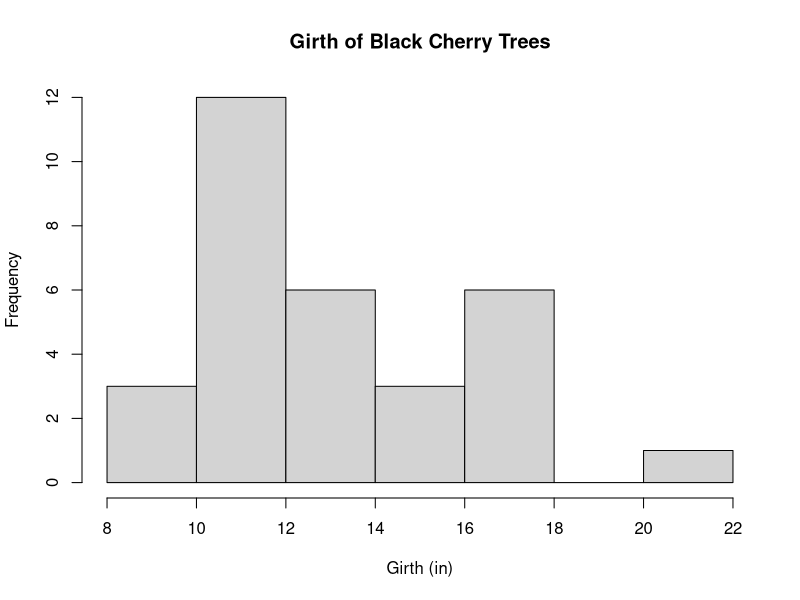
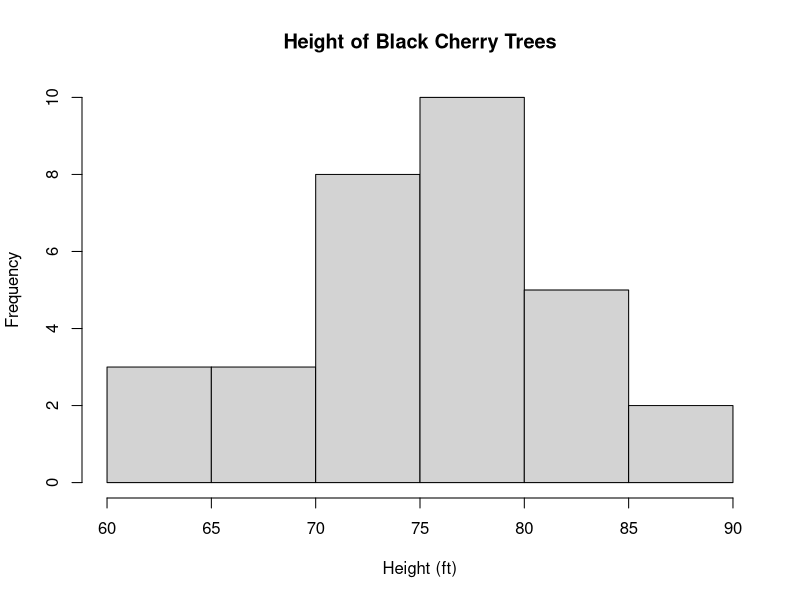
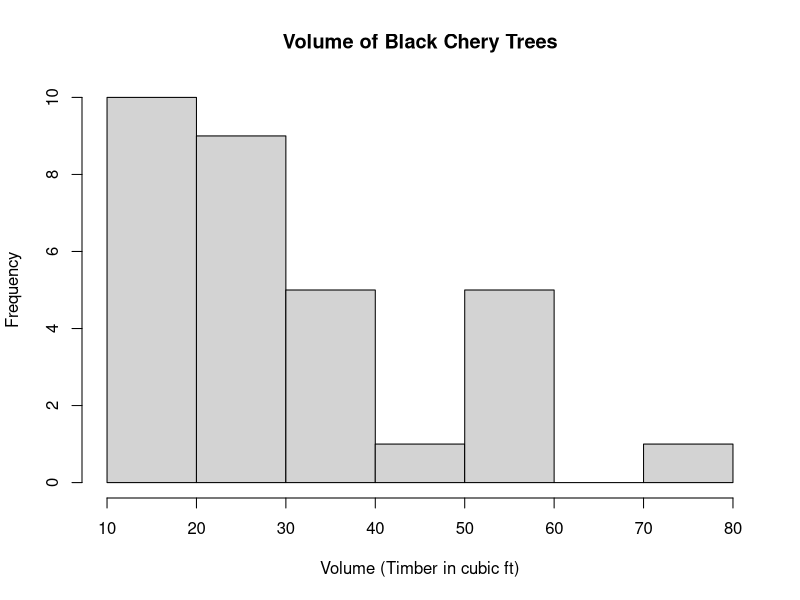
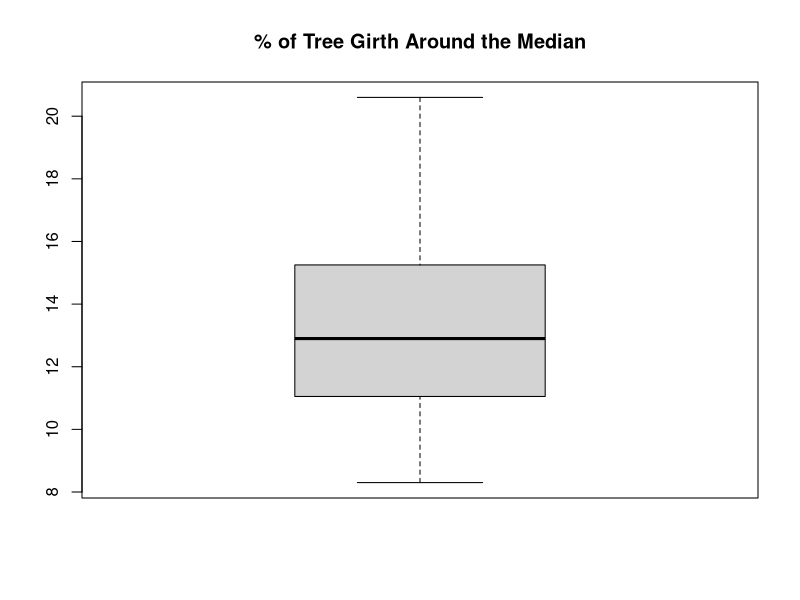
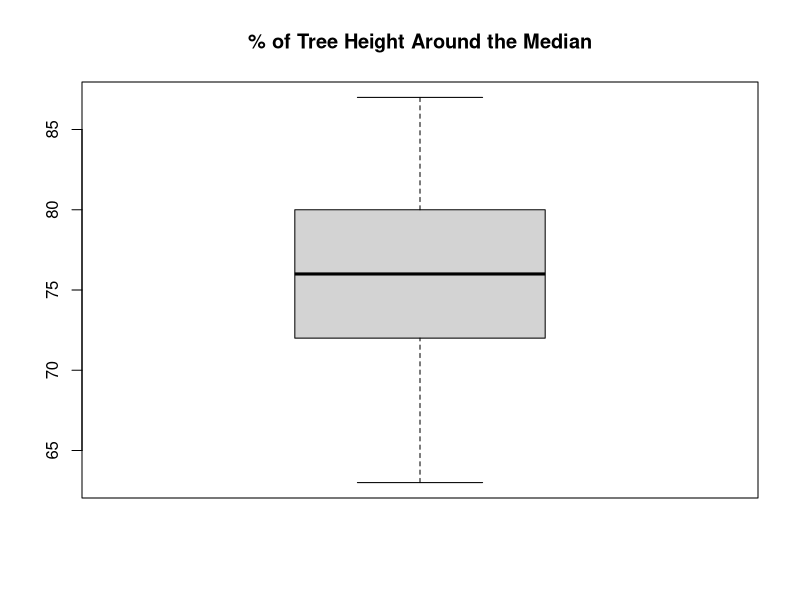
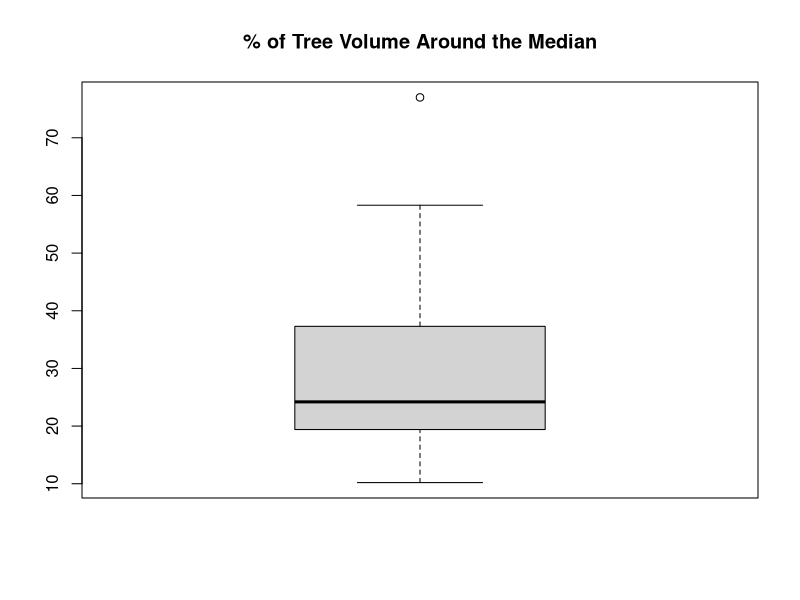
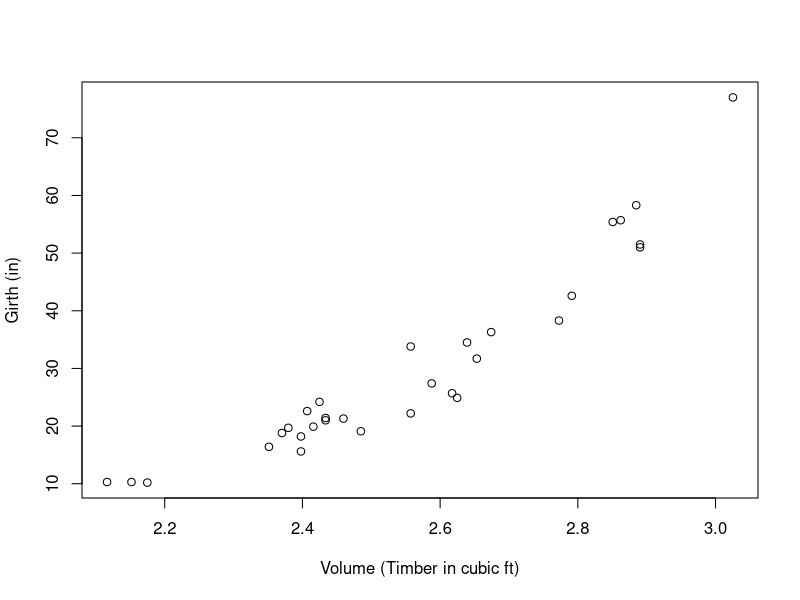
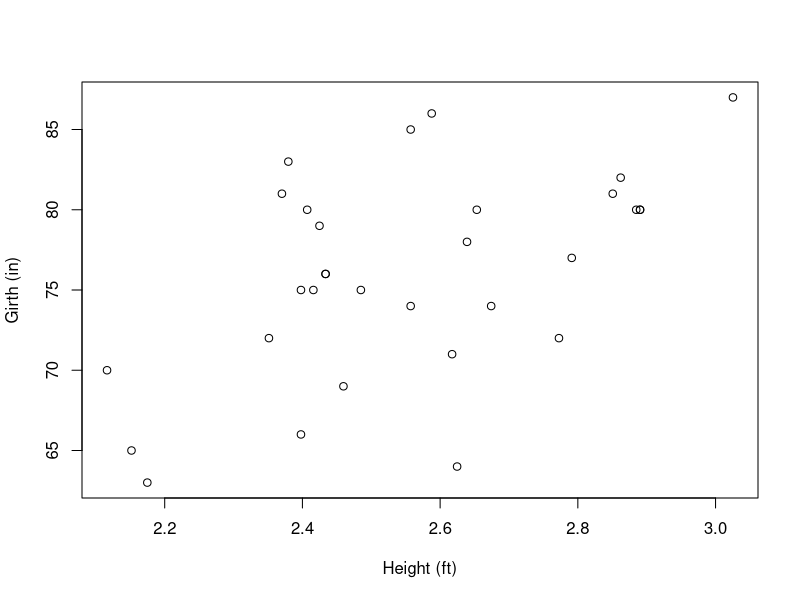

Reproduce these figures in R, in order.
#################################################
## First Pair Assignment ##
# Ayra Rowena Reyla and Ana Cecilia Montes
# 21 September 2015
# Hertie School of Governance
#################################################

#1. Working directory
setwd('/Users/Ayra/Desktop/FirstPairAssignment')

#2. Choose data set 
## See available R core data sets
data()

# load core data set titled "trees"
data("trees")

# Read the description of the data set 
?trees

# Analyse the names of the variables in the data set
names(trees)

# Observe all the variables in table format
View(trees)

# Observe the first six obervations (in the table)
head(trees)

#3. Descriptive Statistics


#4. Histogram
hist(trees$Girth, 
     xlab = "Girth (in)", 
     main = 'Girth of Black Cherry Trees')
hist(trees$Height, 
     xlab = "Height (ft)", 
     main = 'Height of Black Cherry Trees')
hist(trees$Volume, 
     xlab = "Volume (Timber in cubic ft)", 
     main = 'Volume of Black Chery Trees')


#5. Mean 
mean(trees$Girth, na.rm = TRUE) 
mean(trees$Height, na.rm = TRUE)
mean(trees$Volume, na.rm = TRUE)

#5.5 Median
median(trees$Girth, na.rm = TRUE) 
median(trees$Height, na.rm = TRUE)
median(trees$Volume, na.rm = TRUE)

#6. Quartiles and interquartile ranges
summary(trees$Girth)
IQR(trees$Height)
IQR(trees$Volume)

#7. Variation
var(trees$Girth)
var(trees$Height)
var(trees$Volume)

#8. Range
range(trees$Girth)
range(trees$Height)
range(trees$Volume)

#9. Boxplots
boxplot(trees$Girth, main = "% of Tree Girth Around the Median")
boxplot(trees$Height, main = "% of Tree Height Around the Median")
boxplot(trees$Volume, main = "% of Tree Volume Around the Median")

#10. Standard Error
sd_error <- function(x) {
  sd(x) / sqrt(length(x))
}
sd_error (trees$Girth)
sd_error (trees$Height)
sd_error (trees$Volume)

#11. Standard deviation
sd(trees$Girth)
sd(trees$Height)
sd(trees$Volume)

#12. Joint Distribution
plot(log(trees$Girth), trees$Volume, 
     ylab = "Girth (in)", 
     xlab = "Volume (Timber in cubic ft)") 
plot(log(trees$Girth), trees$Height, 
     ylab = "Girth (in)", 
     xlab = "Height (ft)")
plot(log(trees$Height), trees$Volume, 
     ylab = "Height (ft)", 
     xlab = "Volume (Timber in cubic ft)")

#13. Correlation Coefficients
cor.test(log(trees$Height), trees$Girth)
cor.test(log(trees$Height), trees$Volume)
cor.test(log(trees$Girth), trees$Volume)

#14. Summarise with loess
library(ggplot2)
library(magrittr)

ggplot2::ggplot(trees, aes(Volume, Girth )) + geom_point() + geom_smooth() + theme_bw()
ggplot2::ggplot(trees, aes(Girth, Height)) + geom_point() + geom_smooth() + theme_bw()
ggplot2::ggplot(trees, aes(Volume, Height)) + geom_point() + geom_smooth() + theme_bw()

